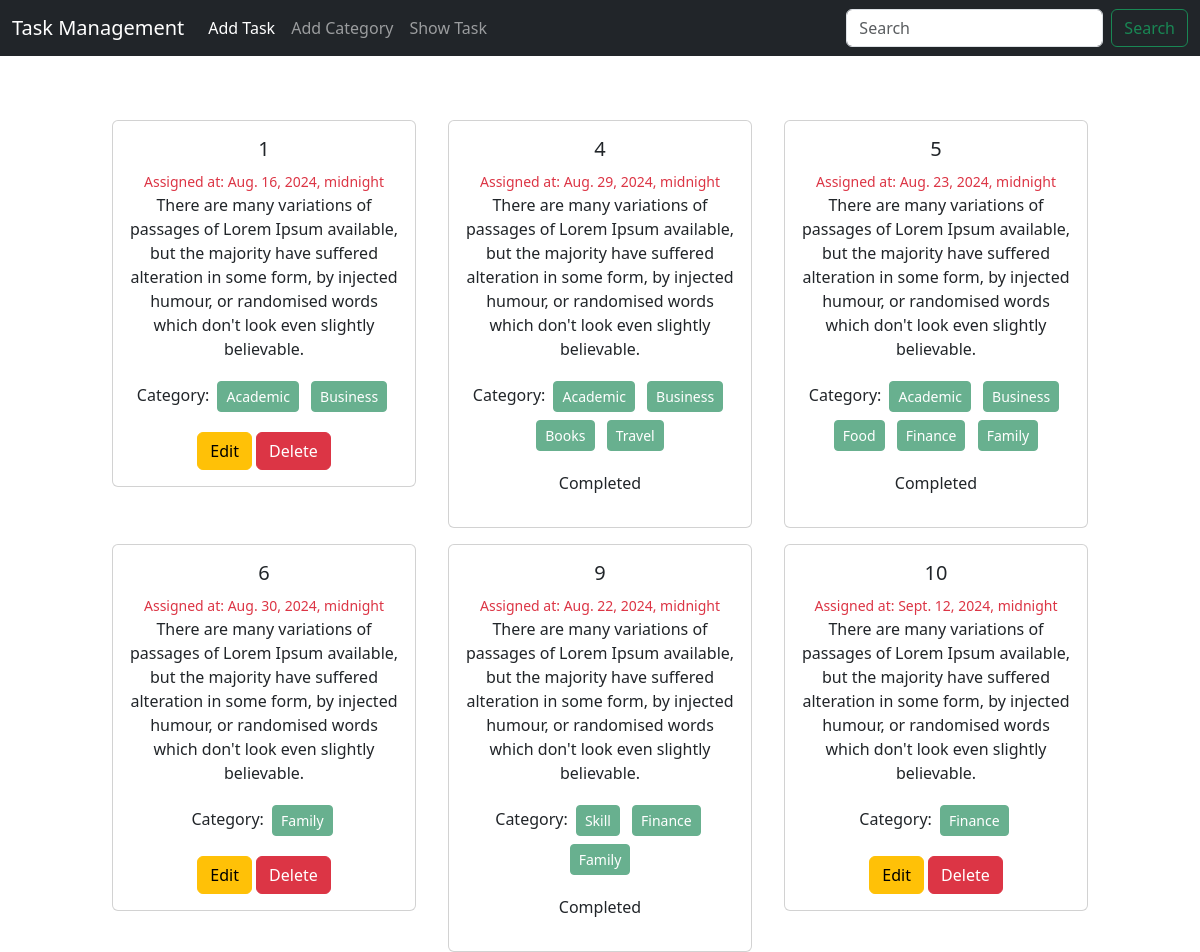
The page / on the database its author committed.
### tasks/models.py (models this page shows, shortened)
class Task(models.Model):
    title = models.CharField(max_length=200)
    description = models.TextField()
    is_complete = models.BooleanField(default=False)
    assigned_at = models.DateTimeField()
    category = models.ManyToManyField(Category)

### categories/models.py (models this page shows)
class Category(models.Model):
    name = models.CharField(max_length=200)
    def __str__(self) -> str:
        return self.name

### Task_Management/views.py (the view)
# urls.py: 2. Add a URL to urlpatterns:  path('', views.home, name='home')
def home(request):
    data = models.Task.objects.all()
    return render(request, 'home.html', {"data" : data})

### templates/home.html
{% extends 'base.html' %}
{% block content%}
<div class="d-flex flex-wrap justify-content-center px-5 pt-5 mx-5">
    {% for task in data %}
    <div class="col-sm-4 mt-3">
        <div class="card mx-3">
        <div class="card-body text-center">
            <h5 class="card-title">{{task.id}}</h5>
            <small class="text-danger">Assigned at: {{task.assigned_at}}</small>
            <p class="card-text">{{task.description}}</p>
            <p>
                Category:
                {% for cat in task.category.all %}
                <button class="btn btn-sm btn-success m-1" disabled> {{cat}}</button>
                {% endfor %}
            </p>
            {% if not task.is_complete %}
                <a href="{% url 'edit_task' task.id %}" class="btn btn-warning">Edit</a>
                <a href="{% url 'delete_task' task.id %}" class="btn btn-danger">Delete</a>
            {% else %}
                <p>Completed</p>
            {% endif %}
        </div>
        </div>
    </div>
    {% endfor %}
</div>
{% endblock %}

### templates/base.html (shortened to what this page needs)
<!DOCTYPE html>
<html lang="en">
  <head>
    <link
      href="https://cdn.jsdelivr.net/npm/bootstrap@5.3.3/dist/css/bootstrap.min.css"
      rel="stylesheet"
    />
  </head>
  <body>
    <nav class="navbar navbar-expand-lg bg-dark navbar-dark">
      <div class="container-fluid">
        <a class="navbar-brand" href="#">Task Management</a>
        <div class="collapse navbar-collapse" id="navbarSupportedContent">
          <ul class="navbar-nav me-auto mb-2 mb-lg-0">
            <li class="nav-item">
              <a class="nav-link active" aria-current="page" href="{% url 'add_task' %}">Add Task</a>
            </li>
            <li class="nav-item">
              <a class="nav-link" href="{% url 'add_category' %}">Add Category</a>
            </li>
            <li class="nav-item">
              <a class="nav-link" href="{% url 'homepage' %}">Show Task</a>
            </li>
          </ul>
          <form class="d-flex" role="search">
            <input
              class="form-control me-2"
              type="search"
              placeholder="Search"
              aria-label="Search"
            />
            <button class="btn btn-outline-success" type="submit">
              Search
            </button>
          </form>
        </div>
      </div>
    </nav>
    {%block content%} {% endblock%}
  </body>
</html>

### rows shown on the page
Task: id "1", assigned_at "Aug. 16, 2024, midnight", description "There are many variations of passages of Lorem Ipsum available, but the majority have suffered alteration in some form, by injected humour, or randomised words which don't look even slightly believable.", is_complete "Edit"
Category: name "Academic"
Category: name "Business"
Task: id "4", assigned_at "Aug. 29, 2024, midnight", description "There are many variations of passages of Lorem Ipsum available, but the majority have suffered alteration in some form, by injected humour, or randomised words which don't look even slightly believable.", is_complete "Completed"
Category: name "Books"
Category: name "Travel"
Task: id "5", assigned_at "Aug. 23, 2024, midnight", description "There are many variations of passages of Lorem Ipsum available, but the majority have suffered alteration in some form, by injected humour, or randomised words which don't look even slightly believable.", is_complete "Completed"
Category: name "Food"
Category: name "Finance"
Category: name "Family"
Task: id "6", assigned_at "Aug. 30, 2024, midnight", description "There are many variations of passages of Lorem Ipsum available, but the majority have suffered alteration in some form, by injected humour, or randomised words which don't look even slightly believable.", is_complete "Edit"
Task: id "9", assigned_at "Aug. 22, 2024, midnight", description "There are many variations of passages of Lorem Ipsum available, but the majority have suffered alteration in some form, by injected humour, or randomised words which don't look even slightly believable.", is_complete "Completed"
Category: name "Skill"
Task: id "10", assigned_at "Sept. 12, 2024, midnight", description "There are many variations of passages of Lorem Ipsum available, but the majority have suffered alteration in some form, by injected humour, or randomised words which don't look even slightly believable.", is_complete "Edit"
